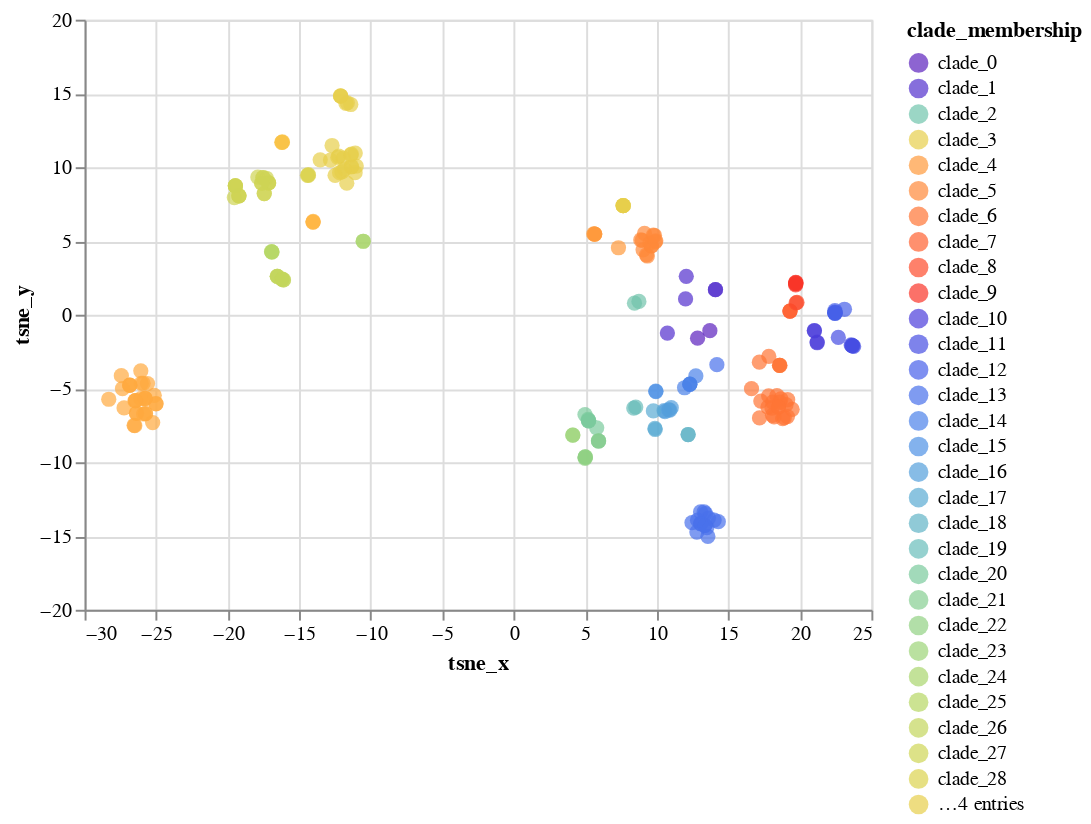

The notebook cell this image was saved under:
### Code cell
scatterplot_with_tooltip_interactive(TSNE_df,'tsne_x','tsne_y','tsne_x','tsne_y',['strain', "clade_membership"],'clade_membership:N', domain, range_)

### Figure 1 — Vega-Lite specification as saved in the notebook (floating-point values rounded to 4 significant figures; data arrays with more than 128 entries replaced by an {"elided": "..."} marker saying what was removed)
{"config": {"view": {"continuousWidth": 400, "continuousHeight": 300}}, "data": {"name": "data-09f6349ddb9fc9980cd32c6419a3a29e"}, "mark": {"type": "circle", "size": 60}, "encoding": {"color": {"type": "nominal", "field": "clade_membership", "scale": {"domain": ["clade_0", "clade_1", "clade_2", "clade_3", "clade_4", "clade_5", "clade_6", "clade_7", "clade_8", "clade_9", "clade_10", "clade_11", "clade_12", "clade_13", "clade_14", "clade_15", "clade_16", "clade_17", "clade_18", "clade_19", "clade_20", "clade_21", "clade_22", "clade_23", "clade_24", "clade_25", "clade_26", "clade_27", "clade_28", "clade_29", "clade_30", "clade_31", "clade_32"], "range": ["#5c22be", "#5330cd", "#71c4ac", "#e7cf4b", "#ff9a3c", "#ff8939", "#ff7535", "#ff6131", "#fd4b2c", "#f93529", "#4b3ddb", "#474ee3", "#4760e9", "#4971eb", "#4b82e9", "#4f92e5", "#549fdc", "#5aabd3", "#61b4c6", "#68bdba", "#7bca9d", "#86ce91", "#91d283", "#9dd478", "#aad66d", "#b6d764", "#c3d65c", "#cfd555", "#dcd34f", "#e7cf4b", "#f9c244", "#ffb642", "#ffaa3f"]}}, "tooltip": [{"type": "nominal", "field": "strain"}, {"type": "nominal", "field": "clade_membership"}], "x": {"type": "quantitative", "field": "tsne_x", "title": "tsne_x"}, "y": {"type": "quantitative", "field": "tsne_y", "title": "tsne_y"}}, "selection": {"selector012": {"type": "interval", "bind": "scales", "encodings": ["x", "y"]}}, "$schema": "https://vega.github.io/schema/vega-lite/v4.8.1.json", "datasets": {"data-09f6349ddb9fc9980cd32c6419a3a29e": {"elided": "226 records"}}}
